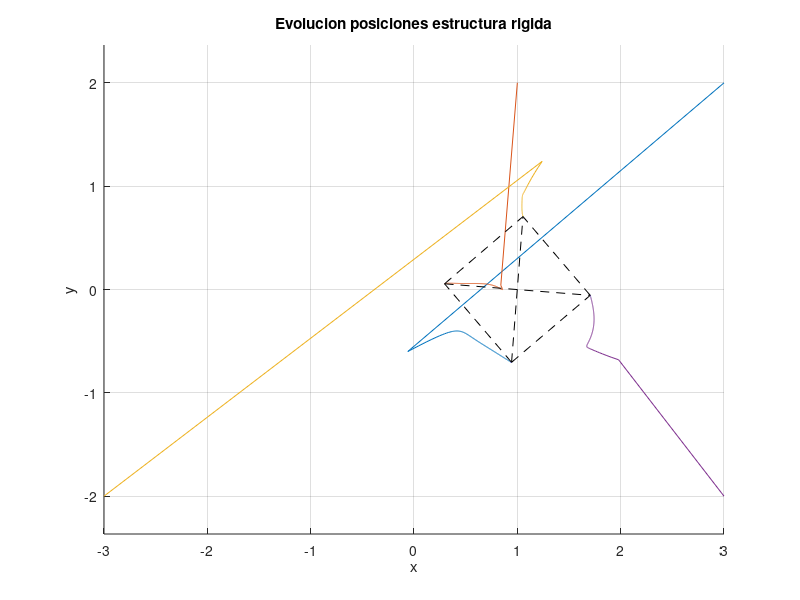
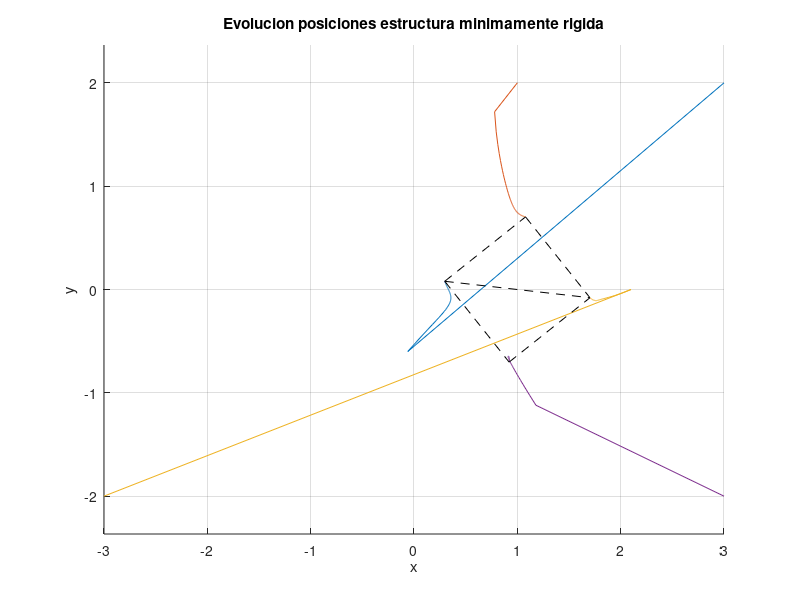
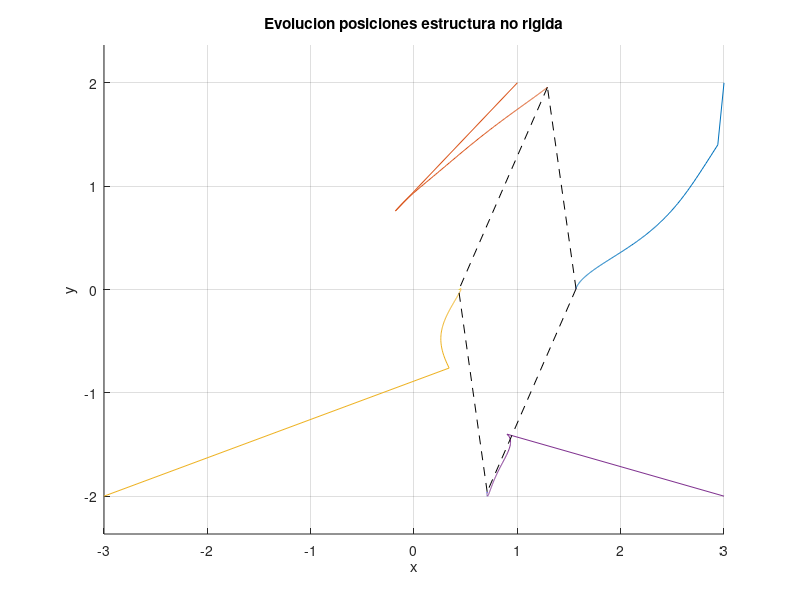
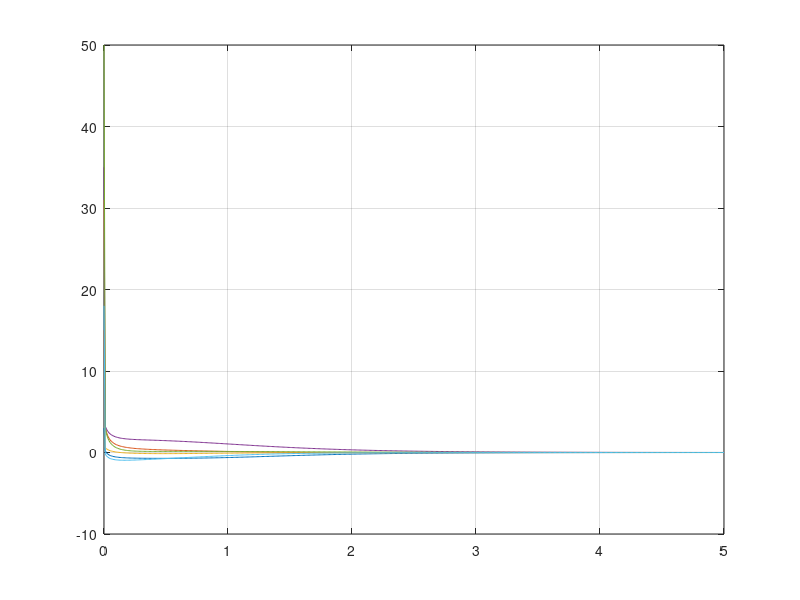

Recreate these plots in MATLAB, in order.
clc
close all
clearvars 

% Coordenadas deseadas
p1 = [0; 0];
p2 = [1; 0];
p3 = [1; -1];
p4 = [0; -1];

% Definir las diferencias cuadradas normadas d^2
d2 = [(p1 - p2)'*(p1 - p2);
      (p1 - p4)'*(p1 - p4);
      (p2 - p3)'*(p2 - p3);
      (p4 - p3)'*(p4 - p3);
      (p1 - p3)'*(p1 - p3);
      (p2 - p4)'*(p2 - p4)];
d2_2 =[(p1 - p2)'*(p1 - p2);
      (p1 - p4)'*(p1 - p4);
      (p2 - p3)'*(p2 - p3);
      (p4 - p3)'*(p4 - p3);
      (p1 - p3)'*(p1 - p3)];
d2_3 =[(p1 - p2)'*(p1 - p2);
      (p1 - p4)'*(p1 - p4);
      (p2 - p3)'*(p2 - p3);
      (p4 - p3)'*(p4 - p3)];
%producto kronecker
I=eye(2);

% Periodo de muestreo
Dt = 0.01;
tiempo = 5; % segundos
iteraciones = tiempo / Dt;

% Posiciones iniciales de los nodos
pInit = [3;2;1;2;-3;-2;3;-2];

%Inicializo el valor de p
p = zeros(8,iteraciones); 
p(:,1)=pInit;
p2 = zeros(8,iteraciones); 
p2(:,1)=pInit;
p3 = zeros(8,iteraciones); 
p3(:,1)=pInit;
sigma=zeros(6,iteraciones);
sigma_2=zeros(5,iteraciones);
sigma_3=zeros(4,iteraciones);

% Simulación con aproximación de Euler
for k = 1:iteraciones
    %% RIGIDA
    e1=p(3:4,k)-p(1:2,k);%e1=p2-p1
    e2=p(7:8,k)-p(1:2,k);%e2=p4-p1
    e3=p(5:6,k)-p(3:4,k);%e3=p3-p2
    e4=p(5:6,k)-p(7:8,k);%e4=p3-p4
    e5=p(5:6,k)-p(1:2,k);%e5=p3-p1
    e6=p(7:8,k)-p(3:4,k);%e6=p4-p2
    e=blkdiag(e1',e2',e3',e4',e5',e6');
    %Calculo los valores de sigma
    sigma1=e1'*e1-d2(1);
    sigma2=e2'*e2-d2(2);
    sigma3=e3'*e3-d2(3);
    sigma4=e4'*e4-d2(4);
    sigma5=e5'*e5-d2(5);
    sigma6=e6'*e6-d2(6);
    sigma(:,k)=[sigma1;sigma2;sigma3;sigma4;sigma5;sigma6];
    %Matrices de incidencia locales estructura rigida
    E = [1 -1  0  0;
         1  0  0 -1;
         0  1 -1  0;
         0 -1  0  1;
         1  0 -1  0;
         0  1  0 -1];
    kronp=kron(E,I);
    %Calculo del vector R
    R=e*kronp;
    
    % Calcular la derivada de p
    u = -R' * R * p(:,k) - R' * d2;
    
    % Aproximación de Euler
    p(:,k+1) = p(:,k) + Dt * u;
    
    %% MINIMAMENTE RIGIDA

    e1_2=p2(3:4,k)-p2(1:2,k);%e1=p2-p1
    e2_2=p2(7:8,k)-p2(1:2,k);%e2=p4-p1
    e3_2=p2(5:6,k)-p2(3:4,k);%e3=p3-p2
    e4_2=p2(5:6,k)-p2(7:8,k);%e4=p3-p4
    e5_2=p2(5:6,k)-p2(1:2,k);%e5=p3-p1
    e2=blkdiag(e1_2',e2_2',e3_2',e4_2',e5_2');
    %Calculo los valores de sigma
    sigma1_2=e1_2'*e1_2-d2(1);
    sigma2_2=e2_2'*e2_2-d2(2);
    sigma3_2=e3_2'*e3_2-d2(3);
    sigma4_2=e4_2'*e4_2-d2(4);
    sigma5_2=e5_2'*e5_2-d2(5);
    
    sigma_2(:,k)=[sigma1_2;sigma2_2;sigma3_2;sigma4_2;sigma5_2];
    %Matrices de incidencia locales cosa rigida
        E2 = [1 -1  0  0;
              1  0  0 -1;
              0  1  0 -1;
              0  0 -1  1;
              1  0 -1  0];
        kronp2=kron(E2,I);
    %Calculo del vector R
        R2=e2*kronp2;
    % Calcular la derivada de p
    u2 = -R2' * R2 * p2(:,k) - R2' * d2_2;
    
    % Aproximación de Euler
    p2(:,k+1) = p2(:,k) + Dt * u2;
    
    %% NO RIGIDA
    e1_3=p3(3:4,k)-p3(1:2,k);%e1=p2-p1
    e2_3=p3(7:8,k)-p3(1:2,k);%e2=p4-p1
    e3_3=p3(5:6,k)-p3(3:4,k);%e3=p3-p2
    e4_3=p3(5:6,k)-p3(7:8,k);%e4=p3-p4
    e_3=blkdiag(e1_2',e2_2',e3_2',e4_2');
     %Calculo los valores de sigma
    sigma1_3=e1_3'*e1_3-d2(1);
    sigma2_3=e2_3'*e2_3-d2(2);
    sigma3_3=e3_3'*e3_3-d2(3);
    sigma4_3=e4_3'*e4_3-d2(4);
    
    sigma_3(:,k)=[sigma1_3;sigma2_3;sigma3_3;sigma4_3];
    %Matrices de incidencia locales cosa rigida
        E3 = [1 -1  0  0;
              1  0  0 -1;
              0  1 -1  0;
              0  0 -1  1];
        kronp3=kron(E3,I);
    %Calculo del vector R
        R3=e_3*kronp3;
    % Calcular la derivada de p
    u3 = -R3' * R3 * p3(:,k) - R3' * d2_3;
    
    % Aproximación de Euler
    p3(:,k+1) = p3(:,k) + Dt * u3;
end

figure
hold on
plot(p(1,:),p(2,:))
plot(p(3,:),p(4,:))
plot(p(5,:),p(6,:))
plot(p(7,:),p(8,:))
%Lineas entre nodos
plot([p(1, end), p(3, end)], [p(2, end), p(4, end)], 'k--');
plot([p(1, end), p(7, end)], [p(2, end), p(8, end)], 'k--');
plot([p(3, end), p(5, end)], [p(4, end), p(6, end)], 'k--');
plot([p(7, end), p(5, end)], [p(8, end), p(6, end)], 'k--');
plot([p(1, end), p(5, end)], [p(2, end), p(6, end)], 'k--');
plot([p(3, end), p(7, end)], [p(4, end), p(8, end)], 'k--');
title('Evolucion posiciones estructura rigida')
xlabel('x')
ylabel('y')
axis equal
grid on
hold off

figure
hold on
plot(p2(1,:),p2(2,:))
plot(p2(3,:),p2(4,:))
plot(p2(5,:),p2(6,:))
plot(p2(7,:),p2(8,:))
%Lineas entre nodos
plot([p2(1, end), p2(3, end)], [p2(2, end), p2(4, end)], 'k--');
plot([p2(1, end), p2(7, end)], [p2(2, end), p2(8, end)], 'k--');
plot([p2(3, end), p2(5, end)], [p2(4, end), p2(6, end)], 'k--');
plot([p2(7, end), p2(5, end)], [p2(8, end), p2(6, end)], 'k--');
plot([p2(1, end), p2(5, end)], [p2(2, end), p2(6, end)], 'k--');
title('Evolucion posiciones estructura minimamente rigida')
xlabel('x')
ylabel('y')
axis equal
grid on
hold off

figure
hold on
plot(p3(1,:),p3(2,:))
plot(p3(3,:),p3(4,:))
plot(p3(5,:),p3(6,:))
plot(p3(7,:),p3(8,:))
%Lineas entre nodos
plot([p3(1, end), p3(3, end)], [p3(2, end), p3(4, end)], 'k--');
plot([p3(1, end), p3(7, end)], [p3(2, end), p3(8, end)], 'k--');
plot([p3(3, end), p3(5, end)], [p3(4, end), p3(6, end)], 'k--');
plot([p3(7, end), p3(5, end)], [p3(8, end), p3(6, end)], 'k--');
title('Evolucion posiciones estructura no rigida')
xlabel('x')
ylabel('y')
axis equal
grid on
hold off

t = linspace(0, tiempo, iteraciones);
figure
plot(t,sigma)
grid on

figure
plot(t,sigma_2)
grid on

figure
plot(t,sigma_3)
grid on
